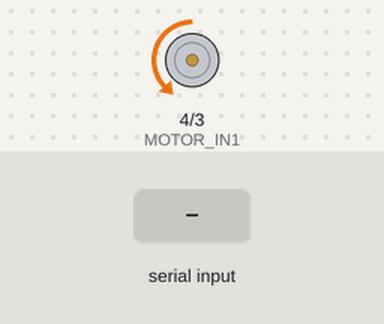
Simulated run of this sketch. Board: Arduino Uno, built with avr-gcc and run on an emulated ATmega328P. Shown: motor-driver pin pairs drawn as motors (green arrow = first pin HIGH = forward, orange = second pin HIGH = backward, longer = more drive, scaled by the enable pin). The test bench sets the inputs (shaded band). What the sketch prints to the serial monitor is not drawn.

Above: at 1.3 s.
1.4 s: "T90\n" received over Serial
At 4.4 s:
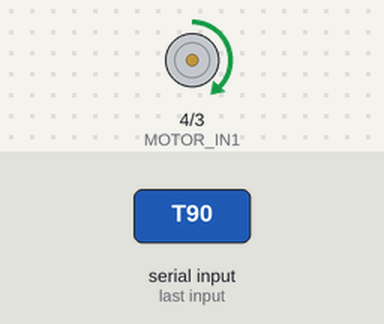
10.4 s: "R90\n" received over Serial
At 10.9 s:
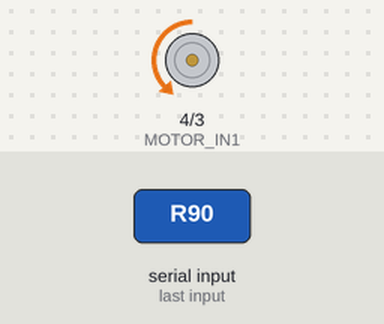
11.9 s: "V,45\n" received over Serial
At 13.1 s:
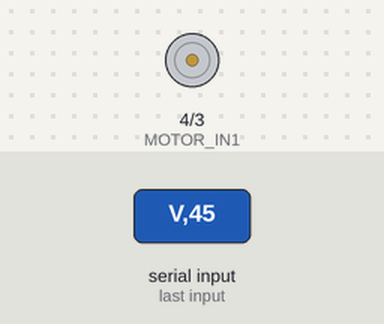
13.4 s: "A90\n" received over Serial
14.9 s: "+\n" received over Serial
At 15.5 s:
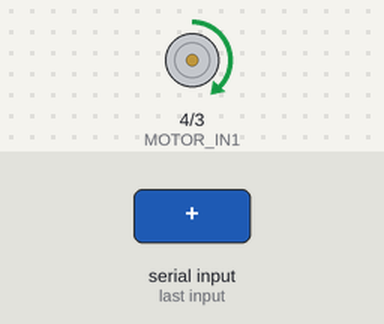
Timing chart, 0 to 17.4 s (numbered marks = the images above; inputs shaded):
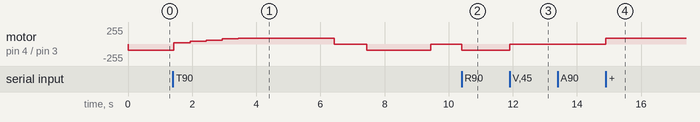

The sketch:

test_motor_2.ino
```cpp
/*
  test_motor_2.ino — Prueba aislada del motor de la faja.

  Driver: L298N (módulo doble puente H) — control de 3 pines por canal.
  Motor:  JGY370 DC 12V, reductor sinfín 10 RPM, alto par, autobloqueante.

  Cableado (canal A del L298N):
    ENA  → D5  (PWM, velocidad)   — RETIRAR el jumper de ENA del módulo
    IN1  → D4  (sentido)
    IN2  → D3  (sentido)
    OUT1 / OUT2 → los 2 cables del motor JGY370
    +12V → fuente de 12 V            GND → GND común con el Arduino
    Jumper de 5V del módulo: quitarlo si el Arduino se alimenta por USB;
    dejarlo solo si la fuente es ≤ 12 V y se usa el regulador interno.

  Notas del hardware nuevo:
    - El L298N cae ~1.8–2 V: con fuente de 12 V el motor recibe ~10 V.
    - El reductor sinfín es autobloqueante — al parar (ENA=0) la faja queda
      retenida por el propio engranaje; no hace falta freno activo.
    - Motor muy reducido (10 RPM): más fricción de arranque que un DC
      directo. Usar 'T' para ver a qué PWM mínimo arranca sin ayuda.

  Usa los MISMOS conceptos que logica_hardware.ino (velocidad PWM, sentido)
  para validar cableado, sentido de giro y arranque antes de producción.
  No toca servo, ultrasónico ni protocolo backend.

  Uso: cargar el sketch, abrir Monitor Serie a 9600 baud (fin de línea: NL)
  y enviar comandos de una letra:

    A  → giro ADELANTE a la velocidad actual
    R  → giro en REVERSA a la velocidad actual
    P  → parar motor (el reductor lo mantiene fijo)
    +  → subir velocidad (+20 PWM)
    -  → bajar velocidad (-20 PWM)
    V  → fijar velocidad exacta, ej: V150
    T  → secuencia automática de prueba (rampa adelante, pausa, reversa)
    ?  → mostrar estado y ayuda

  Nota: la velocidad de producción es 150 (VELOCIDAD en logica_hardware.ino,
  sincronizada con FAJA_VELOCIDAD_PWM en src/config.py). Con el reductor
  JGY370 puede requerir recalibración: si a 150 la faja no arranca sola,
  subir el valor en ambos sitios.
*/

#define MOTOR_ENA  5   // PWM — velocidad (jumper ENA del L298N retirado)
#define MOTOR_IN1  4   // sentido
#define MOTOR_IN2  3   // sentido

const int VELOCIDAD_INICIAL = 90;  // igual a producción — recalibrar con el reductor
const int VELOCIDAD_MIN     = 0;
const int VELOCIDAD_MAX     = 255;
const int PASO_VELOCIDAD    = 20;

int  velocidad = VELOCIDAD_INICIAL;
int  sentido   = -1;   // 0 = parado, 1 = adelante, -1 = reversa
String lineaSerial = "";

void setup() {
  Serial.begin(9600);  // clones con resonador cerámico fallan a 115200
  pinMode(MOTOR_ENA, OUTPUT);
  pinMode(MOTOR_IN1, OUTPUT);
  pinMode(MOTOR_IN2, OUTPUT);
  aplicarMotor();
  Serial.println("TEST MOTOR L298N LISTO");
  imprimirAyuda();
}

void loop() {
  while (Serial.available() > 0) {
    char c = (char)Serial.read();
    if (c == '\n') {
      lineaSerial.trim();
      if (lineaSerial.length() > 0) procesarComando(lineaSerial);
      lineaSerial = "";
    } else {
      lineaSerial += c;
    }
  }
}

void procesarComando(String cmd) {
  cmd.toUpperCase();
  char letra = cmd.charAt(0);

  switch (letra) {
    case 'A':
      sentido = 1;
      aplicarMotor();
      break;

    case 'R':
      sentido = -1;
      aplicarMotor();
      break;

    case 'P':
      sentido = 0;
      aplicarMotor();
      break;

    case '+':
      velocidad = min(velocidad + PASO_VELOCIDAD, VELOCIDAD_MAX);
      aplicarMotor();
      break;

    case '-':
      velocidad = max(velocidad - PASO_VELOCIDAD, VELOCIDAD_MIN);
      aplicarMotor();
      break;

    case 'V': {
      int v = cmd.substring(1).toInt();
      if (v >= VELOCIDAD_MIN && v <= VELOCIDAD_MAX) {
        velocidad = v;
        aplicarMotor();
      } else {
        Serial.println("ERROR: velocidad fuera de rango (0-255)");
      }
      break;
    }

    case 'T':
      secuenciaAutomatica();
      break;

    case '?':
      imprimirAyuda();
      break;

    default:
      Serial.print("Comando desconocido: ");
      Serial.println(cmd);
  }
}

// Programa el L298N: dir = 1 adelante, -1 reversa, 0 parado; pwm 0-255.
// Velocidad por ENA (PWM), sentido por IN1/IN2 (digital).
void motorHardware(int dir, int pwm) {
  if (dir == 1) {
    digitalWrite(MOTOR_IN1, HIGH);
    digitalWrite(MOTOR_IN2, LOW);
    analogWrite(MOTOR_ENA, pwm);
  } else if (dir == -1) {
    digitalWrite(MOTOR_IN1, LOW);
    digitalWrite(MOTOR_IN2, HIGH);
    analogWrite(MOTOR_ENA, pwm);
  } else {
    analogWrite(MOTOR_ENA, 0);
    digitalWrite(MOTOR_IN1, LOW);
    digitalWrite(MOTOR_IN2, LOW);
  }
}

// Escribe el estado actual (sentido + velocidad) en el L298N y lo reporta.
void aplicarMotor() {
  motorHardware(sentido, velocidad);
  imprimirEstado();
}

void imprimirEstado() {
  Serial.print("ESTADO: ");
  if (sentido == 0)       Serial.print("PARADO");
  else if (sentido == 1)  Serial.print("ADELANTE");
  else                    Serial.print("REVERSA");
  Serial.print(" | PWM: ");
  Serial.println(velocidad);
}

/*
  Secuencia automática:
    1. Rampa de arranque adelante: sube PWM de 0 a la velocidad configurada
       en pasos de 25, 500 ms por paso — permite observar a qué PWM mínimo
       arranca físicamente la faja con el reductor JGY370.
    2. Mantiene 3 s a velocidad plena.
    3. Para 1 s (el reductor sinfín retiene la faja).
    4. Reversa 2 s a velocidad configurada.
    5. Para y restaura el estado.
  Bloqueante a propósito: es una prueba de banco, no producción.
*/
void secuenciaAutomatica() {
  int velObjetivo = velocidad;
  Serial.println("--- SECUENCIA AUTOMATICA ---");

  Serial.println("1. Rampa adelante (observar PWM minimo de arranque):");
  for (int v = PASO_VELOCIDAD; v <= velObjetivo; v += PASO_VELOCIDAD) {
    motorHardware(1, v);
    Serial.print("   PWM: ");
    Serial.println(v);
    delay(500);
  }

  Serial.println("2. Velocidad plena 3 s...");
  motorHardware(1, velObjetivo);
  delay(3000);

  Serial.println("3. Parada 1 s (autobloqueo del reductor)...");
  motorHardware(0, 0);
  delay(1000);

  Serial.println("4. Reversa 2 s...");
  motorHardware(-1, velObjetivo);
  delay(2000);

  Serial.println("5. Fin — motor parado.");
  sentido = 0;
  aplicarMotor();
}

void imprimirAyuda() {
  Serial.println("Comandos: A=adelante R=reversa P=parar +/-=velocidad");
  Serial.println("          V<n>=fijar PWM (ej V150) T=secuencia auto ?=ayuda");
  imprimirEstado();
}
```

Measured:
- after the input at 1.4 s, motor on pin 4 (MOTOR_IN1) / pin 3 (MOTOR_IN2): backward 90/255 → forward 20/255 at once, → forward 40/255 0.51 s later, → forward 60/255 0.50 s later, → forward 80/255 0.50 s later, … (8 changes in this stretch)
- after the input at 10.4 s, motor on pin 4 (MOTOR_IN1) / pin 3 (MOTOR_IN2): stopped → backward 90/255 at once
- after the input at 11.9 s, motor on pin 4 (MOTOR_IN1) / pin 3 (MOTOR_IN2): backward 90/255 → stopped at once
- after the input at 14.9 s, motor on pin 4 (MOTOR_IN1) / pin 3 (MOTOR_IN2): stopped → forward 90/255 at once
